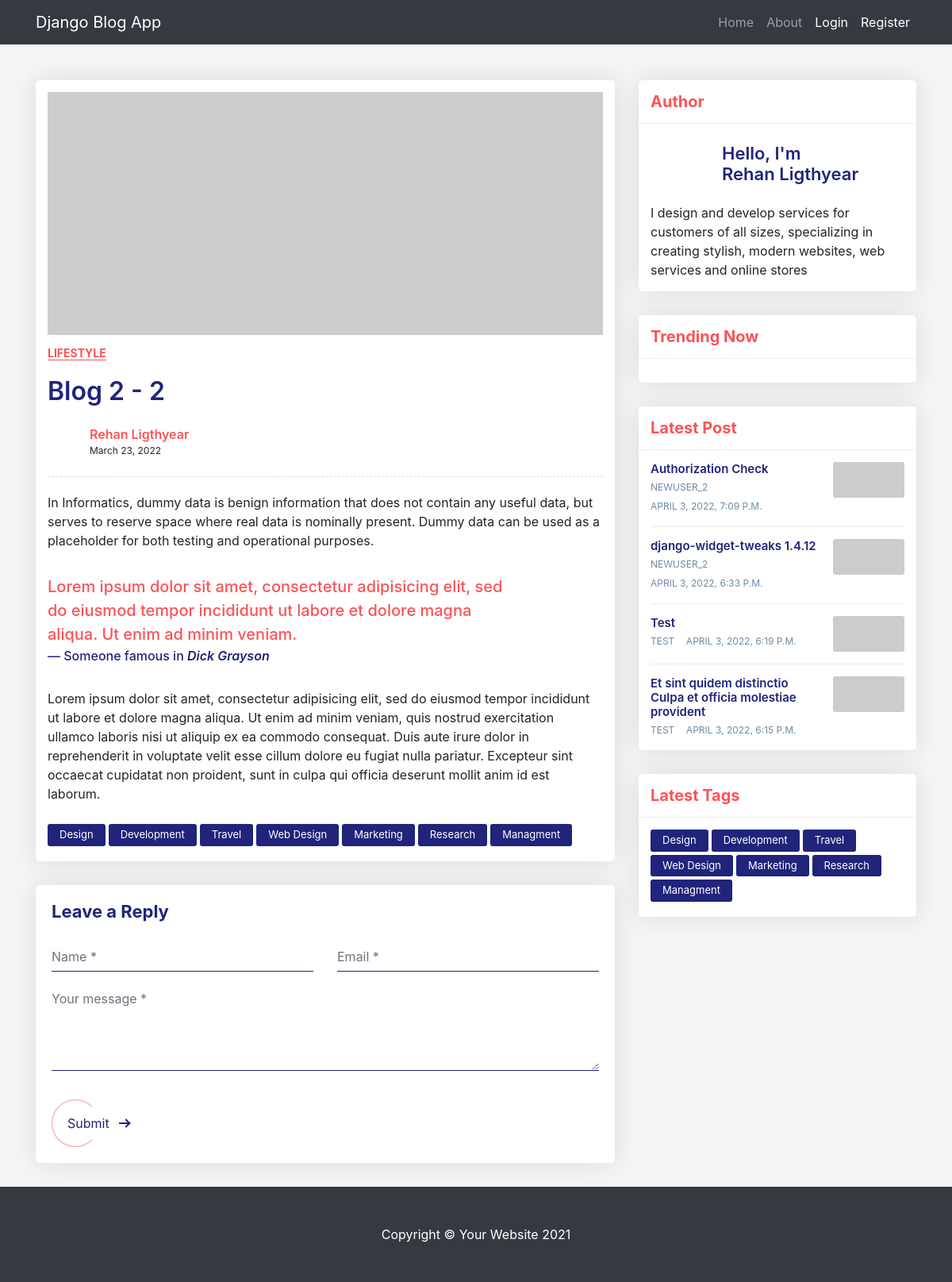
Screenshot of /post/2 with the database file from the repository.
### core/models.py (models this page shows, shortened)
class Post(models.Model):
    title = models.CharField(max_length = 100)
    content = models.TextField()
    created_at = models.DateTimeField(default=timezone.now)
    author = models.ForeignKey(User, on_delete=models.CASCADE)

### core/views.py (the view)
# urls.py: path('post/<int:pk>', views.PostDetailView.as_view(), name="blog-detail"),
class PostDetailView(DetailView):
    model = Post
    template_name = 'post_detail.html'
    def get_context_data(self, **kwargs):
        context = super(PostDetailView, self).get_context_data(**kwargs)
        context['posts'] = Post.objects.all()[::-1]
        return context

### core/templates/post_detail.html (shortened to what this page needs)
{% extends 'base.html' %}
{% block content %}
<div class="blog-single gray-bg">
    <div class="container">
        <div class="row align-items-start">
            <div class="col-lg-8 m-15px-tb">
                <article class="article">
                    <div class="article-img">
                        <img src="https://via.placeholder.com/800x350/87CEFA/000000" title="" alt="">
                    </div>
                    <div class="article-title">
                        <h6><a href="#">Lifestyle</a></h6>
                        <h2> {{ object.title }} - {{object.id}}</h2>
                        <div class="media">
                            <div class="avatar">
                            </div>
                            <div class="media-body">
                                <label> {{ object.author.first_name }} {{ object.author.last_name  }} </label>
                                <span>{{ object.created_at|date:"F d, Y" }}</span>
                            </div>
                        </div>
                    </div>
                    <div class="article-content">
                        <p> {{ object.content }} </p>
                        <blockquote>
                            <p>Lorem ipsum dolor sit amet, consectetur adipisicing elit, sed do eiusmod tempor incididunt ut labore et dolore magna aliqua. Ut enim ad minim veniam.</p>
                            <p class="blockquote-footer">Someone famous in <cite title="Source Title">Dick Grayson</cite></p>
                        </blockquote>
                        <p>Lorem ipsum dolor sit amet, consectetur adipisicing elit, sed do eiusmod tempor incididunt ut labore et dolore magna aliqua. Ut enim ad minim veniam, quis nostrud exercitation ullamco laboris nisi ut aliquip ex ea commodo consequat. Duis aute irure dolor in reprehenderit in voluptate velit esse cillum dolore eu fugiat nulla pariatur. Excepteur sint occaecat cupidatat non proident, sunt in culpa qui officia deserunt mollit anim id est laborum.</p>
                    </div>
                    <div class="nav tag-cloud">
                        <a href="#">Design</a>
                        <a href="#">Development</a>
                        <a href="#">Travel</a>
                        <a href="#">Web Design</a>
                        <a href="#">Marketing</a>
                        <a href="#">Research</a>
                        <a href="#">Managment</a>
                    </div>
                </article>
                <div class="contact-form article-comment">
                    <h4>Leave a Reply</h4>
                    <form id="contact-form" method="POST">
                        <div class="row">
                            <div class="col-md-6">
                                <div class="form-group">
                                    <input name="Name" id="name" placeholder="Name *" class="form-control" type="text">
                                </div>
                            </div>
                            <div class="col-md-6">
                                <div class="form-group">
                                    <input name="Email" id="email" placeholder="Email *" class="form-control" type="email">
                                </div>
                            </div>
                            <div class="col-md-12">
                                <div class="form-group">
                                    <textarea name="message" id="message" placeholder="Your message *" rows="4" class="form-control"></textarea>
                                </div>
                            </div>
                            <div class="col-md-12">
                                <div class="send">
                                    <button class="px-btn theme"><span>Submit</span> <i class="arrow"></i></button>
                                </div>
                            </div>
                        </div>
                    </form>
                </div>
            </div>
            <div class="col-lg-4 m-15px-tb blog-aside">
                <div class="widget widget-author">
                    <div class="widget-title">
                        <h3>Author</h3>
                    </div>
                    <div class="widget-body">
                        <div class="media align-items-center">
                            <div class="avatar">
                            </div>
                            <div class="media-body">
                                <h6>Hello, I'm<br> {{ object.author.first_name }} {{ object.author.last_name  }} </h6>
                            </div>
                        </div>
                        <p>I design and develop services for customers of all sizes, specializing in creating stylish, modern websites, web services and online stores</p>
                    </div>
                </div>
                <div class="widget widget-post">
                    <div class="widget-title">
                        <h3>Trending Now</h3>
                    </div>
                    <div class="widget-body">
                    </div>
                </div>
                <div class="widget widget-latest-post">
                    <div class="widget-title">
                        <h3>Latest Post</h3>
                    </div>
                    <div class="widget-body">
                        {% for post in posts|slice:":4" %}
                        {% if post.id != object.id %}
                        <div class="latest-post-aside media">
                            <div class="lpa-left media-body">
                                <div class="lpa-title">
                                    <h5><a href="{% url 'blog-detail' post.id %}">{{ post.title }}</a></h5>
                                </div>
                                <div class="lpa-meta">
                                    <a class="name" href="#">
                                        {{ post.author }}
                                    </a>
                                    <a class="date" href="#">
                                        {{ post.created_at }}
                                    </a>
                                </div>
                            </div>
                            <div class="lpa-right">
                                <a href="#">
                                    <img src="https://via.placeholder.com/400x200/FFB6C1/000000" title="" alt="">
                                </a>
                            </div>
                        </div>
                        {% endif %}
                        {% endfor %}
                    </div>
                </div>
                <div class="widget widget-tags">
                    <div class="widget-title">
                        <h3>Latest Tags</h3>
                    </div>
                    <div class="widget-body">
                        <div class="nav tag-cloud">
                            <a href="#">Design</a>
                            <a href="#">Development</a>
                            <a href="#">Travel</a>
                            <a href="#">Web Design</a>
                            <a href="#">Marketing</a>
                            <a href="#">Research</a>
                            <a href="#">Managment</a>
                        </div>
                    </div>
                </div>
            </div>
        </div>
    </div>
</div>
{% endblock content %}

### rows the page displays
Post: title "Blog 2", id "2", author.first_name "Rehan", author.last_name "Ligthyear", created_at "March 23, 2022", content "In Informatics, dummy data is benign information that does not contain any useful data, but serves to reserve space where real data is nominally present. Dummy data can be used as a placeholder for both testing and operational purposes."
Post: title "Authorization Check", author "NEWUSER_2", created_at "APRIL 3, 2022, 7:09 P.M."
Post: title "django-widget-tweaks 1.4.12", author "NEWUSER_2", created_at "APRIL 3, 2022, 6:33 P.M."
Post: title "Test", author "TEST", created_at "APRIL 3, 2022, 6:19 P.M."
Post: title "Et sint quidem distinctio Culpa et officia molestiae provident", author "TEST", created_at "APRIL 3, 2022, 6:15 P.M."
